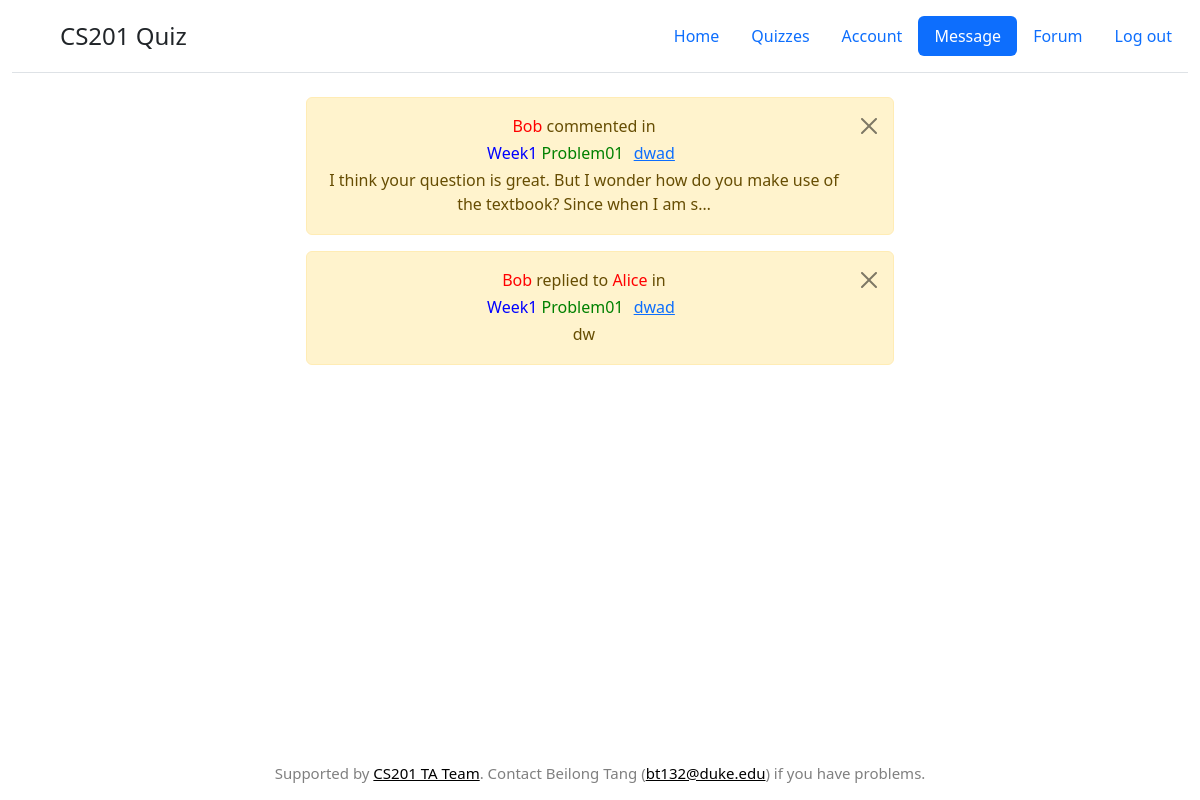
/cs201/message/ (signed in), run on an earlier commit of the app's database.
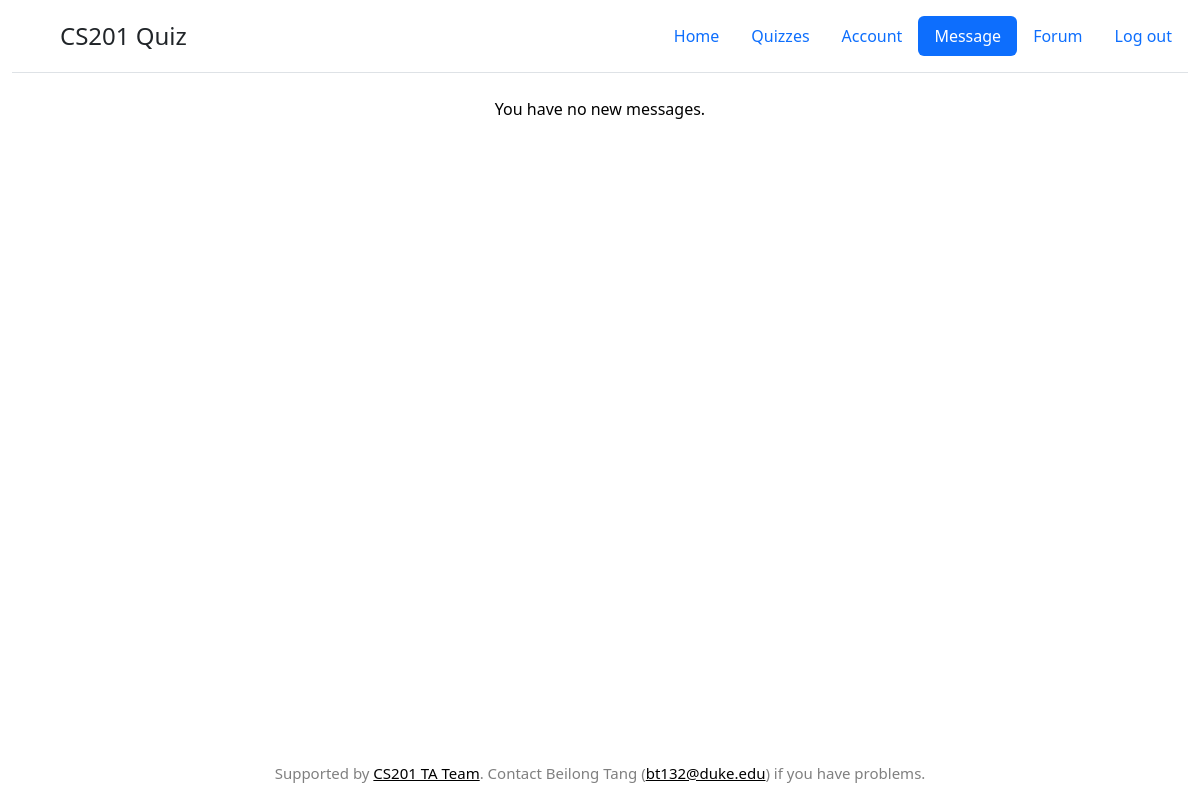
And on a later commit of the database.
### forum/models.py (models this page shows, shortened)
class Post(models.Model):
    text=models.TextField()
    author_name= models.CharField(max_length=50)
    author_netid = models.CharField(max_length=8)
    pub_date = models.DateTimeField(default=datetime.datetime.strptime('2022-7-26 6:00','%Y-%m-%d %H:%M').astimezone(datetime.timezone(datetime.timedelta(hours=0))))
    title = models.CharField(max_length=100)
    level = models.IntegerField(default=0) # Asynchorons or Shown to everyone or show to staff
    question_id = models.IntegerField(default=0) #
    category = models.IntegerField(default=0) # This is the week id

class Comment(models.Model):
    post = models.ForeignKey(Post, on_delete=models.CASCADE)
    text = models.TextField()
    author_name = models.CharField(max_length=50)
    author_netid = models.CharField(max_length=8)
    pub_date = models.DateTimeField(default=datetime.datetime.strptime('2022-7-26 6:00','%Y-%m-%d %H:%M').astimezone(datetime.timezone(datetime.timedelta(hours=0))))
    reply = models.IntegerField(default=-1)

### quiz/views.py (the view)
# urls.py: path('message/',views.message,name='message')
@login_required(login_url='/signin')
def message(request):
    student = Student.objects.get(student_netid=request.user.username)
    if request.method=='POST':
        delete_msg_id = request.POST['delete']
        student.messages=student.messages.replace(delete_msg_id+',','')
        student.save()
        return HttpResponseRedirect(reverse('quiz:message',args=()))
    context={}
    message_id_arrays = list(map(int,(list(filter(lambda x: x!="", student.messages.split(','))))))
    post = []
    comment=[]
    reply=[]
    for msg_id in message_id_arrays:
        msg = Comment.objects.get(id=msg_id)
        if msg.reply!=-1:
            reply.append(Comment.objects.get(id=msg.reply).author_name)
        else:
            reply.append("")
        comment.append(msg)
        post.append(Post.objects.get(id=msg.post_id))
    context['post_and_comment']=list(zip(post,comment,reply))
    return render(request, 'quiz/message.html',context)
    pass

### quiz/templatetags/my_tags.py (called while the page is built, shortened)
@register.filter
def show_category(level):
    if level==0:
        return 'Week1'

@register.filter
def show_question(question_id):
    s = str(question_id)[1:]
    return 'Problem'+s

### quiz/templates/quiz/message.html (shortened to what this page needs)
<!doctype html>
<html lang="en" class="h-100">
  <head>
{% load static %}
{%load my_tags%}
<link rel = "stylesheet" type ="text/css" href = "{% static 'quiz/bootstrap/css/bootstrap.min.css' %}">
<link rel = "stylesheet" type ="text/css" href = "{% static 'simple_judge/cover.css' %}">
</head>
    <body class="d-flex h-100 text-center text-black bg-white">
    <div class="container-fluid d-flex w-100 h-100 mx-auto flex-column ">
    <header class="d-flex flex-wrap justify-content-center py-3 mb-4 border-bottom">
      <a href="/" class="d-flex align-items-center mb-3 mb-md-0 me-md-auto text-dark text-decoration-none">
        <svg class="bi me-2" width="40" height="32"><use xlink:href="#bootstrap"/></svg>
        <span class="fs-4">CS201 Quiz</span>
      </a>
      <ul class="nav nav-pills">
        <li class="nav-item"><a href="{% url 'quiz:userface' %}" class="nav-link" aria-current="page">Home</a></li>
        <li class="nav-item"><a href="{% url 'quiz:assignment' %}" class="nav-link">Quizzes</a></li>
        <li class="nav-item"><a href="{% url 'quiz:account'  %}" class="nav-link">Account</a></li>
        <li class="nav-item"><a href="{% url 'quiz:message'  %}" class="nav-link active">Message</a></li>
        <li class="nav-item"><a href="{% url 'forum:forum' 'All' %}" class="nav-link ">Forum</a></li>
        <li class="nav-item"><a href="#" class="nav-link" onclick="go()">Log out</a></li>
      </ul>
    </header>
    <div style="width:50%;margin-left:25%">
      {%for p,c,reply_author in post_and_comment %}
      <a href="#">
      <div class="alert alert-warning alert-dismissible fade show" role="alert">
        <p style='margin-bottom:2px'><a style='color:red'>{{c.author_name}}</a>
          {%if c.reply == -1 %}
          commented in
          {% else %}
          replied to <a style='color:red'>{{reply_author}}</a> in
          {%endif%}
        </p>
        <p style='margin-bottom:2px'><a style='color:blue'>{{p.category|show_category}}</a> <a style='color:green'>{{p.question_id|show_question}}</a> <button style='border:none;background:none' onclick='go_to_forum_post({{p.id}},{{p.category}})'><a href="#">{{p.title|truncatechars:50 }}</a></button> </p>
        <p style='margin-bottom:2px'> {{c.text|truncatechars:100 }}</p>
        <button type="button" class="btn-close" data-bs-dismiss="alert" aria-label="Close" onclick='deletemsg({{c.id}})'></button>
      </div>
    </a>
      {%empty%}
      <p>You have no new messages.</p>
      {%endfor%}
    </div>
  <footer class="mt-auto text-black-50" style="font-size:15px">
    <p>Supported by <a class="text-black">CS201 TA Team</a>. Contact Beilong Tang (<a class="text-black">bt132@duke.edu</a>) if you have problems.</p>
  </footer>
</div>
  </body>
</html>

What changed in the data, as far as the page shows it:
removed Post: author_name "Bob", shows "commented in", category|show_category "Week1", question_id|show_question "Problem01", title "dwad", text "I think your question is great. But I wonder how do you make use of the textbook? Since when I am s…", author_name "Alice", text "dw"
Also different on the page:
text now shown: "You have no new messages."
